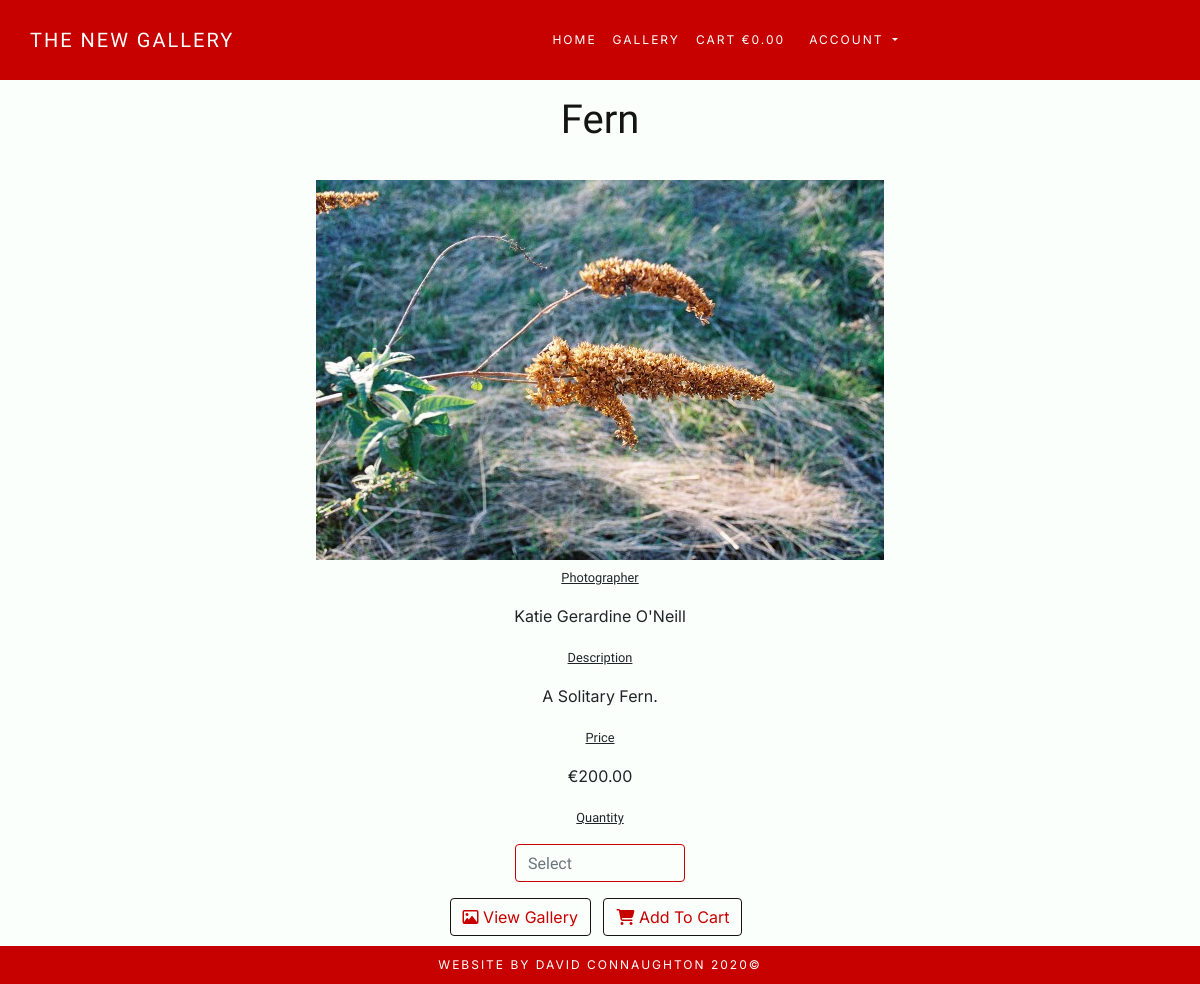
Page /photos/2 on the committed database.
### photos/models.py (models this page shows, shortened)
class Photo(models.Model):
    title = models.CharField(max_length=100)
    photographer = models.CharField(max_length=100)
    tag = models.CharField(max_length=20)
    description = models.CharField(max_length=300, null=True, blank=True)
    image_url = models.URLField(max_length=1000, null=True, blank=True)
    image = models.ImageField(null=True, blank=True)
    price = models.DecimalField(max_digits=6, decimal_places=2)

### photos/views.py (the view)
# urls.py: path('<int:photo_id>', views.photo_detail, name='photo_detail'),
def photo_detail(request, photo_id):
    photo = get_object_or_404(Photo, pk=photo_id)
    context = {
        'photo': photo,
    }
    return render(request, 'photos/photo_detail.html', context)

### cart/contexts.py (called while the page is built, shortened)
def cart_contents(request):
    cart_items = []
    total = 0
    photo_count = 0
    cart = request.session.get('cart', {})
    context = {
        'cart_items': cart_items,
        'total': total,
        'photo_count': photo_count,
    }
    return context

### photos/templates/photos/photo_detail.html (shortened to what this page needs)
{% extends "base.html" %}
{% load static %}
{% block content %}
<section>
    <div class="container-fluid mx-auto m-5 p-5" id="photo-section">
        <div class="row">
            <div class="col-12 text-center">
                <h1 class="header description">{{ photo.title }}</h1>
                <br>
                <a href="#" id="clicker">
                    <img src="{{ photo.image.url }}" class="img-fluid p-1" id="photo-img" alt="Photo Image">
                </a>
                <br>
                <p>
                    <small class="small">Photographer</small>
                </p>
                <p>{{ photo.photographer }}</p>
                <p>
                    <small class="small description">Description</small>
                </p>
                <p class="description">{{ photo.description }}</p>
                <p>
                    <small class="small">Price</small>
                </p>
                <p>€{{ photo.price }}</p>
                <form class="form" action="{% url 'add_to_cart' photo.id %}" method="POST">
                    <div class="form-row">
                        <div class="col-12">
                            <p>
                                <small class="small">Quantity</small>
                            </p>
                            <div class="form-group col-12 mx-auto">
                                <input class="form-control quantity" type="number" name="quantity" list="quantity" data-item_id="{{ photo.id }}" id="id_qty_{{ photo.id }}" placeholder="Select">
                            </div>
                        </div>
                        <div class="col-12">
                            <a href="{% url 'photos' %}" class="btn btn-outline page-button mr-2">
                                <span>
                                    <i class="far fa-image"></i>
                                        View Gallery
                                </span>
                            </a>
                            <button type="submit" class="btn btn-outline page-button mr-2" value="Add to Cart">
                                <i class="fas fa-shopping-cart"></i>
                                    Add To Cart
                            </button>
                        </div>
                    </div>
                </form>
            </div>
        </div>
    </div>
</section>
{% endblock %}

### static/css/base.css (style rules this page uses)
html { height: 100%; }
body { font-family: 'Inter', sans-serif !important; background-color: #FBFFFC; }
h1, h2, h3, h4, h5, .small { font-family: 'Work Sans', sans-serif !important; }
.header { color: #141411; }
.page-button { color: #c70000; border-color: #141411; }
.small { text-decoration: underline; }
.description { text-transform: capitalize; }
.form-group { width: 200px; }
.form-control, select { background-color: #FBFFFC; font-family: 'Work Sans', sans-serif !important; border: solid #c70000 1px !important; }

### rows in the picture
Photo: title "Fern", image (picture), photographer "Katie Gerardine O'Neill", description "A Solitary Fern.", price "200.00"
